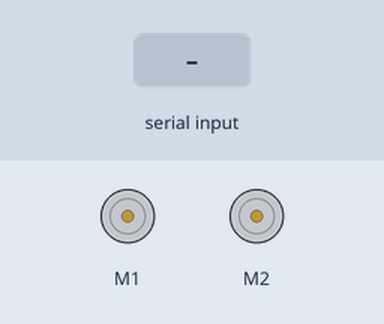
Recording of a sketch running on a simulated Arduino Uno, built with avr-gcc and run on an emulated ATmega328P. Parts: 2 × DC motor (green arrow = forward, orange = backward, longer = faster). The inputs (shaded band) are chosen by the test bench. What the sketch prints to the serial monitor is not drawn.

Above: at 1.2 s.
1.3 s: "1" received over Serial
At 2.5 s:
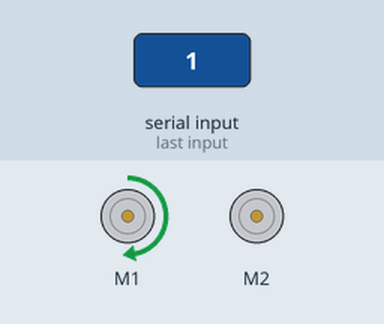
2.8 s: "2" received over Serial
At 3.6 s:
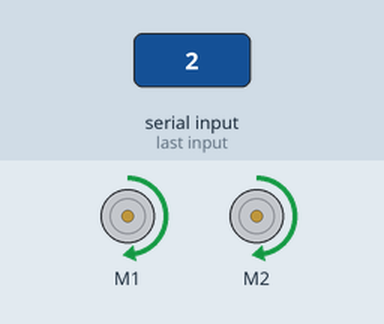
4.3 s: "1" received over Serial
At 4.8 s:
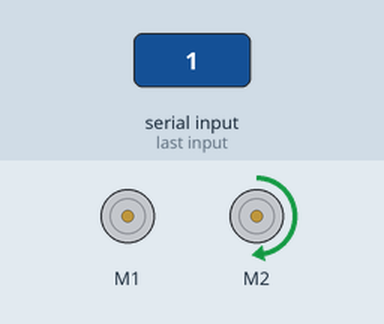
5.8 s: "2" received over Serial
At 7.1 s:
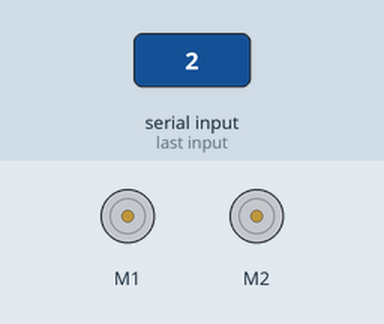
Timing chart, 0 to 8.3 s (numbered marks = the images above; inputs shaded):
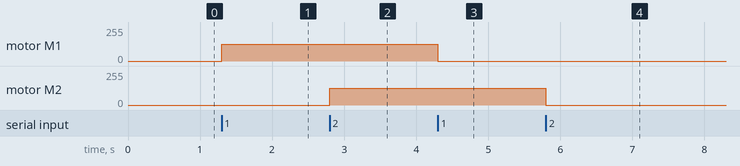

Measured:
- after the input at 1.3 s, motor M1: stopped → forward 127/255 at once
- after the input at 2.8 s, motor M2: stopped → forward 127/255 at once
- after the input at 4.3 s, motor M1: forward 127/255 → stopped at once
- after the input at 5.8 s, motor M2: forward 127/255 → stopped at once

The sketch:

wixel_dualmc33926_shield_example.ino
```cpp
#include "DualMC33926MotorShield.h"
DualMC33926MotorShield md;
unsigned char oneGoing = 0;
unsigned char twoGoing = 0;
int incomingByte;

void setup()
{
  delay(10);
  Serial.begin(115200);
  delay(10);
  Serial.println("Dual MC33926 Motor Shield");
  Serial.println("Send '1' for motor 1 and '2' for motor 2.");
  md.init();
}

void loop()
{
  // see if there's incoming serial data:
  if (Serial.available() > 0)
  {
    // read the oldest byte in the serial buffer:
    incomingByte = Serial.read();
    if (incomingByte == '1')
    {
      oneGoing = !oneGoing;
      if (oneGoing)
        md.setM1Speed(200);
      else
        md.setM1Speed(0);
    }
    if (incomingByte == '2')
    {
      twoGoing = !twoGoing;
      if (twoGoing)
        md.setM2Speed(200);
      else
        md.setM2Speed(0);
    }
  }
}
```
